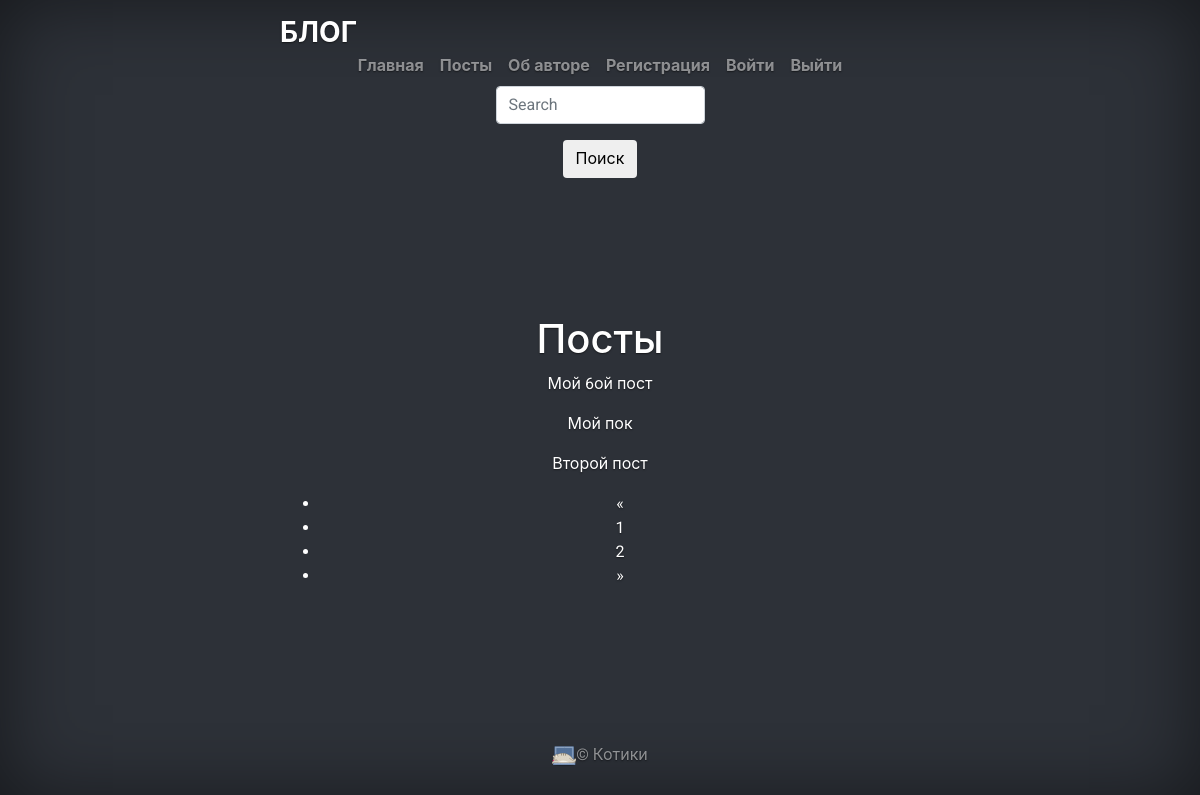
/posts/ (signed in), run on an earlier commit of the app's database.
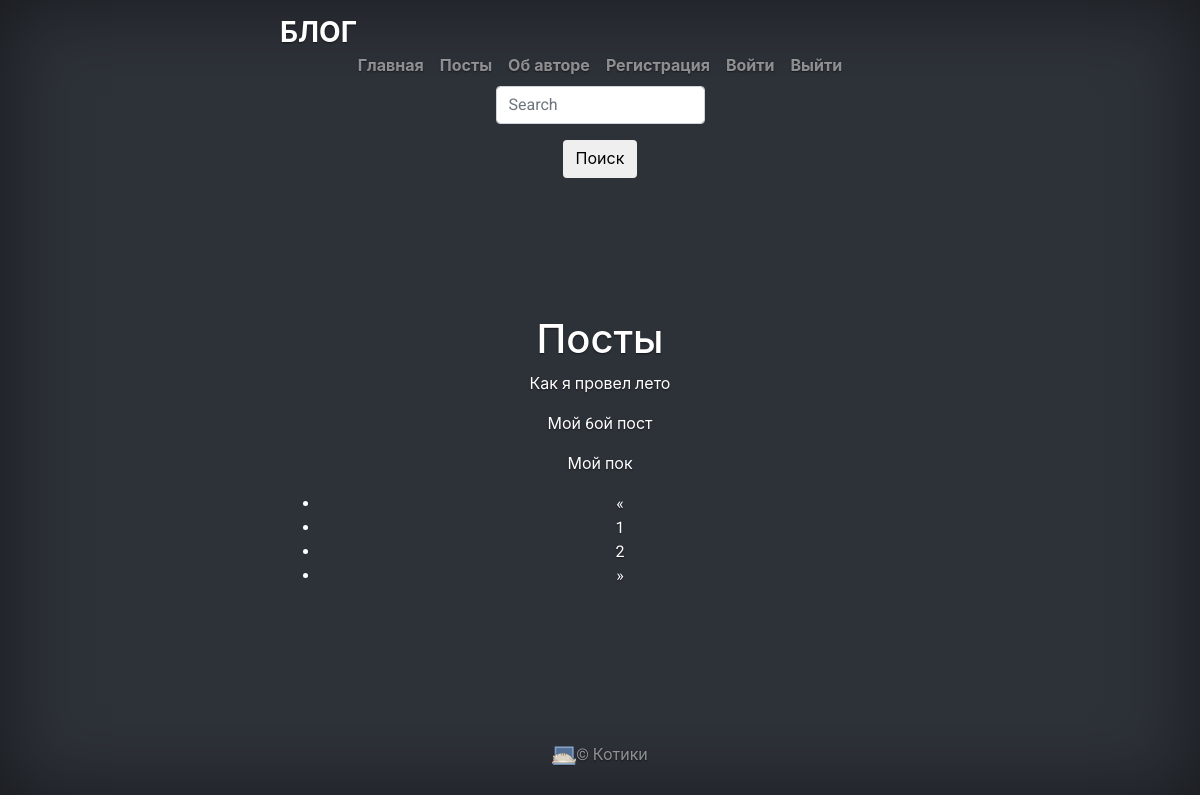
And on a later commit of the database.
### app/models.py (models this page shows, shortened)
class Post(db.Model):
    id = db.Column(db.Integer, primary_key=True)
    title = db.Column(db.String(140))
    slug = db.Column(db.String(140), unique=True)
    body = db.Column(db.Text)
    created = db.Column(db.DateTime, default=datetime.now())
    tags = db.relationship('Tag', secondary=post_tags, backref=db.backref('posts', lazy='dynamic'))

### posts/blueprint.py (the view)
@posts.route('/')
@login_required
def index():
    active7 = True
    q = request.args.get('q')
    page = request.args.get('page')
    if page and page.isdigit():
        page = int(page)
    else:
        page=1
    if q:
        posts = Post.query.filter(Post.title.contains(q) | Post.body.contains(q))#.all()
    else:
        posts = Post.query.order_by(Post.created.desc())
    pages = posts.paginate(page=page, per_page=3)
    return render_template('posts/list.html', active7=active7, pages=pages)

### app/models.py (called while the page is built)
@login.user_loader
def load_user(id):
    return User.query.get(int(id))

### posts/templates/posts/list.html
{% extends "base.html" %}
{% block content %}
    <h1>Посты</h1>
    {% for post in pages.items %}
        <p>
        <a href="{{ url_for('posts.post_detail', slug=post.slug) }}">{{ post.title }}</a>
        </p>
    {% endfor %}
    <nav>
        <ul class="paginator">
            <li {% if not pages.has_prev %} class="disabled" {% endif %}>
                <a href="./?page={{ pages.prev_num }}" aria-label="Previous"><span arial-hiden="true">&laquo;</span></a>
            </li>
            {% for page in pages.iter_pages() %}
            <li {%if page==pages.page%} class="active" {%endif%}>
                <a href="./?page={{page}}">{{page}}<span class="sr-only">(current)</span></a>
            </li>
            {% endfor %}
             <li {% if not pages.has_next %} class="disabled" {% endif %}>
                <a href="./?page={{ pages.next_num }}" aria-label="next"><span arial-hiden="true">&raquo;</span></a>
             </li>
        </ul>
    </nav>
{% endblock %}

### app/templates/base.html (shortened to what this page needs)
<!doctype html>
<html lang="ru">
  <head>
    <link rel="stylesheet" href="https://stackpath.bootstrapcdn.com/bootstrap/4.1.3/css/bootstrap.min.css">
    <link href="{{ url_for('static', filename='css/cover.css') }}" rel="stylesheet" type="text/css">
  </head>
  <body class="text-center">
    <div class="cover-container d-flex w-100 h-100 p-3 mx-auto flex-column">
      <header class="masthead mb-auto">
        <div class="inner">
          <h3 class="masthead-brand"><strong>БЛОГ</strong></h3>
          <nav class="nav nav-masthead justify-content-center">
            <a class="nav-link {% if active1 %} active {% else %} {% endif %}" href="{{ url_for('index') }}">Главная</a>
            <a class="nav-link {% if active2 %} active {% else %} {% endif %}" href="{{ url_for('posts.index') }}">Посты</a>
            <a class="nav-link {% if active3 %} active {% else %} {% endif %}" href="/about">Об авторе</a>
            <a class="nav-link {% if active4 %} active {% else %} {% endif %}" href="/register">Регистрация</a>
            <a class="nav-link {% if active5 %} active {% else %} {% endif %}" href="/login">Войти</a>
            <a class="nav-link {% if active6 %} active {% else %} {% endif %}" href="{{ url_for('logout') }}">Выйти</a>
            {% if active7 %}
              <form class="navbar-form navbar-right" method="GET">
                <div class="form-group">
                    <input type="text" class="form-control" placeholder="Search" name="q" value="{{ request.args.get('q', '') }}">
                </div>
                <button type="submit" class="btn btn-default">Поиск</button>
              </form>
            {% endif %}
          </nav>
        </div>
      </header>
      <main clas="container">
        {% block content %}{% endblock %}
      </main>
      <footer class="mastfoot mt-auto">
        <div class="inner">
          <p><img src="{{ url_for('static', filename='img/cat-laptop-icon.png') }}">&copy; Котики </p>
        </div>
      </footer>
    </div>
  </body>
</html>

### app/static/css/cover.css (style rules this page uses)
a, a:focus, a:hover { color: #fff; }
html, body { height: 100%; background-color: rgb(45,49,56); }
body { font-family: 'Roboto', -apple-system, system-ui, BlinkMacSystemFont, "Segoe UI", Roboto, "Helvetica Neue", Arial, sans-serif; display: -ms-flexbox; display: flex; color: #fff; text-shadow: 0 .05rem .1rem rgba(0, 0, 0, .5); box-shadow: inset 0 0 5rem rgba(0, 0, 0, .5); }
.cover-container { max-width: 42em; }
.masthead { margin-bottom: 2rem; }
.masthead-brand { margin-bottom: 0; }
.nav-masthead .nav-link { padding: .25rem 0; font-weight: 700; color: rgba(255, 255, 255, .5); background-color: transparent; border-bottom: .25rem solid transparent; }
.nav-masthead .nav-link + .nav-link { margin-left: 1rem; }
@media (min-width: 48em) { .masthead-brand { float: left; } }
@media (min-width: 48em) { .nav-masthead { float: right; } }
.mastfoot { color: rgba(255, 255, 255, .5); }

What changed in the data, as far as the page shows it:
no longer on this page (row unchanged): Post: title "Второй пост"
added Post: title "Как я провел лето"
